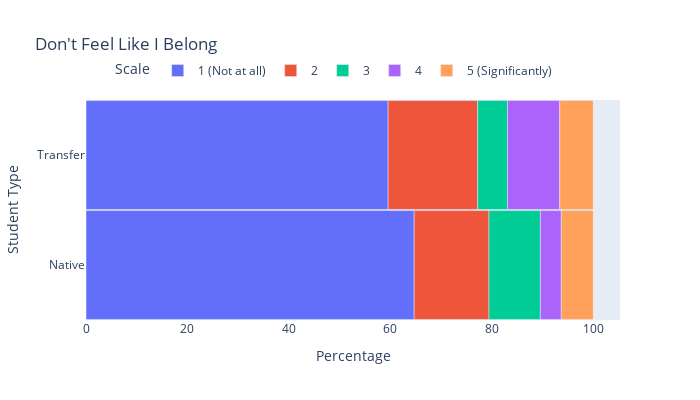

Notebook source saved alongside this figure:
### Code cell
fig = DivergingGraphPlot(transfer, native, label, graphTitle, X_title, Y_title)
fig.show()

X_label = ""
Y_label = "1(Not at All) ... 5(Completely)"
x_label = ["Week 2", "Week 3", "Week 4", "Week 5", "Week 6", "Week 7", "Week 8", "Week 9"]
graphLabel = "Don't Feel Like I Belong"
df = plotLineGraph(transfer, native, label, graphLabel, X_label, Y_label, x_label, x)
print(df)

### Figure 1 — Plotly figure (JSON) as saved in the notebook; plotly's stock layout.template omitted (floating-point values rounded to 4 significant figures)
{"data": [{"hovertemplate": "%{y}: %{x}", "name": "1 (Not at all)", "orientation": "h", "type": "bar", "x": [59.56, 64.69], "y": ["Transfer", "Native"]}, {"hovertemplate": "%{y}: %{x}", "name": "2", "orientation": "h", "type": "bar", "x": [17.65, 14.75], "y": ["Transfer", "Native"]}, {"hovertemplate": "%{y}: %{x}", "name": "3", "orientation": "h", "type": "bar", "x": [5.882, 10.12], "y": ["Transfer", "Native"]}, {"hovertemplate": "%{y}: %{x}", "name": "4", "orientation": "h", "type": "bar", "x": [10.29, 4.125], "y": ["Transfer", "Native"]}, {"hovertemplate": "%{y}: %{x}", "name": "5 (Significantly)", "orientation": "h", "type": "bar", "x": [6.618, 6.312], "y": ["Transfer", "Native"]}], "layout": {"bargap": 0.01, "barmode": "relative", "height": 400, "legend": {"orientation": "h", "title": {"text": "Scale"}, "x": 0.05, "y": 1.2}, "title": {"text": "Don't Feel Like I Belong"}, "width": 700, "xaxis": {"title": {"text": "Percentage"}}, "yaxis": {"autorange": "reversed", "title": {"text": "Student Type"}}}}
